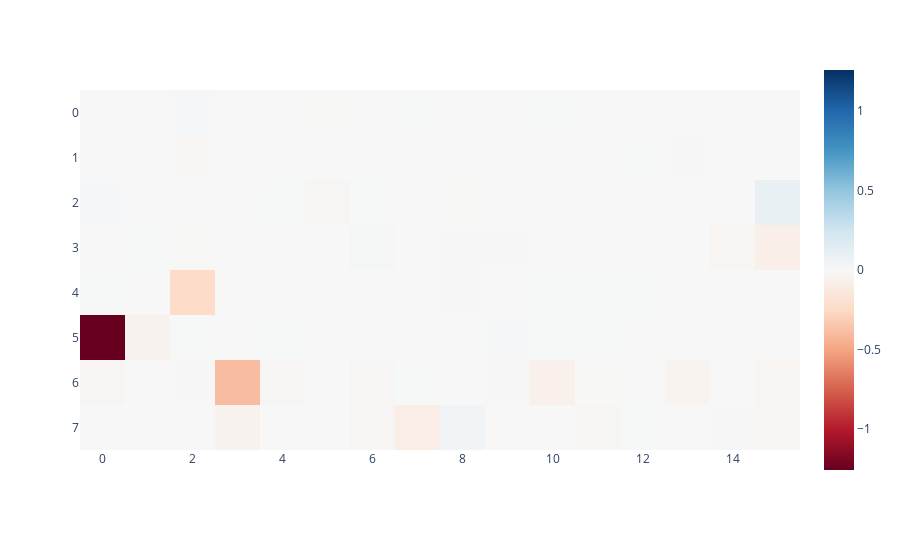

Notebook code cell kept with this figure:
### Code cell
results = act_patch(
    model=model,
    orig_input=clean_tokens,
    new_cache=flipped_cache,
    patching_nodes=IterNode('z'),
    patching_metric=ioi_metric_noising,
    verbose=True,
)

imshow(results['z'])
